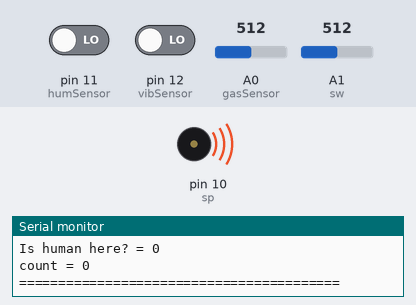
Recording of a sketch running on a simulated Arduino Uno, built with avr-gcc and run on an emulated ATmega328P. On the bench: buzzer (waves = sounding), the last lines printed to the serial monitor. Inputs (shaded band) come from the test bench; at power-on: A0 (gasSensor) = 512, pin 11 (humSensor) LOW, pin 12 (vibSensor) LOW, A1 (sw) = 512.

Above: at 1.2 s.
1.3 s: A0 (gasSensor) set to 419
3.3 s: A0 (gasSensor) set to 393
At 5.6 s:
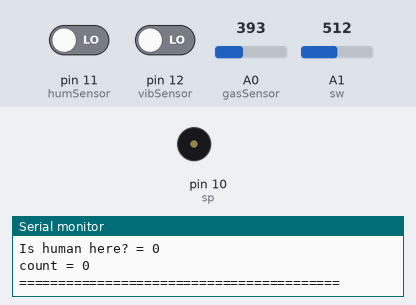
5.9 s: A0 (gasSensor) set to 410
At 7.1 s:
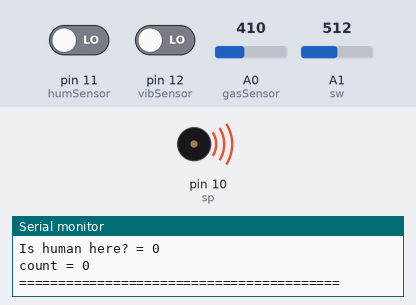
7.9 s: A0 (gasSensor) set to 390
At 10.1 s:
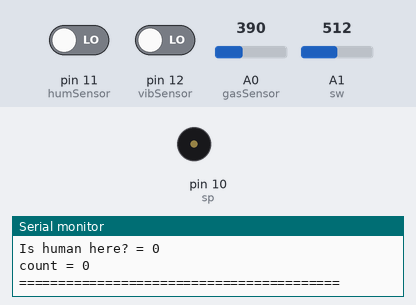
Timing chart, 0 to 11.2 s (numbered marks = the images above; inputs shaded):
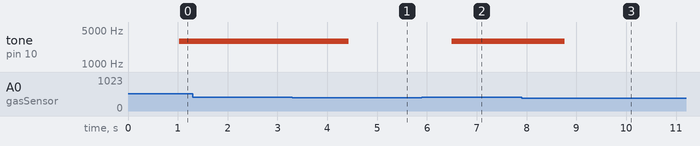

Measured:
- the behaviour switches between 401 and 400 on A0 (gasSensor) (found by bisection; images 0 and 1)
- after the input at 3.3 s, tone on pin 10 (sp): 2965 Hz → silent after 1.1 s
- after the input at 5.9 s, tone on pin 10 (sp): silent → 2965 Hz after 0.60 s
- after the input at 7.9 s, tone on pin 10 (sp): 2965 Hz → silent after 0.86 s

The sketch:

quakedoor.ino
```cpp
#include <SoftwareSerial.h> //using BlueTooth Serials.
int sp = 10;                // buzz or speaker pin Number
int vibSensor = 12;         // SW-420 vibrationSensorModul pin
int humSensor = 11;         // IR Detecting sensor pin
int sw =1;                  // tect Switch analog Pin
int gasSensor =0;           // MQ-9 gas Sensor Analog Pin

SoftwareSerial BT(3,2); //BlueTooth (Tx,Rx)

int count = 0;             //judge valuable numbr whather earthquake is ccontinuous

void setup() {
    pinMode(sp, OUTPUT);

    pinMode(vibSensor, INPUT);
    pinMode(humSensor, INPUT);
                                  //set pinmode
    Serial.begin(9600);
    BT.begin(9600);               //set serial comunication rate
}

unsigned long pretime1 = 0; //will store last time sending text to Bluetooth was updated

// constants won't change :
const long interval = 1000;           // interval at which to send (milliseconds)

void loop() {
  unsigned long curtime1 = millis();

  long measurement = vibMeasure();
  bool human = humanDetect();
  int gasMeasurement = gasMeasure();

                                  //INPUT sensor velue
   Serial.print( "Vib = ");
   Serial.println(measurement);
   Serial.print("Gas = ");
   Serial.println(gasMeasurement);
   Serial.print("Is human here? = ");
   Serial.println(human);
   Serial.print("count = ");
   Serial.println(count);
   Serial.println("=========================================");
                                    //primt sensor velue to serialMonitor
   if (measurement >50000){         //when earthqake happen, count =+1
     count++;
   }
    // the earthquale is continuous and near by human exist or Gas leak detect
   if((count>6 & human) | gasMeasurement >400) {
    tone(sp, 2965); //Ring tone 2965Hz
    while(true){
      int swVal = analogRead(sw);
      BT.println("1"); // bluetooth send serial print "1"
      delay(100);
      if(swVal > 200){
        count = 0; //when push the tect swithc, reset system;
        break;
        }
      }
   }
   else {
    noTone(sp);
     if(curtime1-pretime1 >= interval){
       BT.println("0");
        pretime1 = millis();
     }
   }


}

long vibMeasure(){
  long measurement = pulseIn (vibSensor, HIGH);
  return measurement;
}

bool humanDetect(){
  int humanSensorVal= digitalRead(humSensor);
  if(humanSensorVal == HIGH) return true;
  else return false;
  }

int gasMeasure(){
  int gasVal = analogRead(gasSensor);
  return gasVal;
}
```
